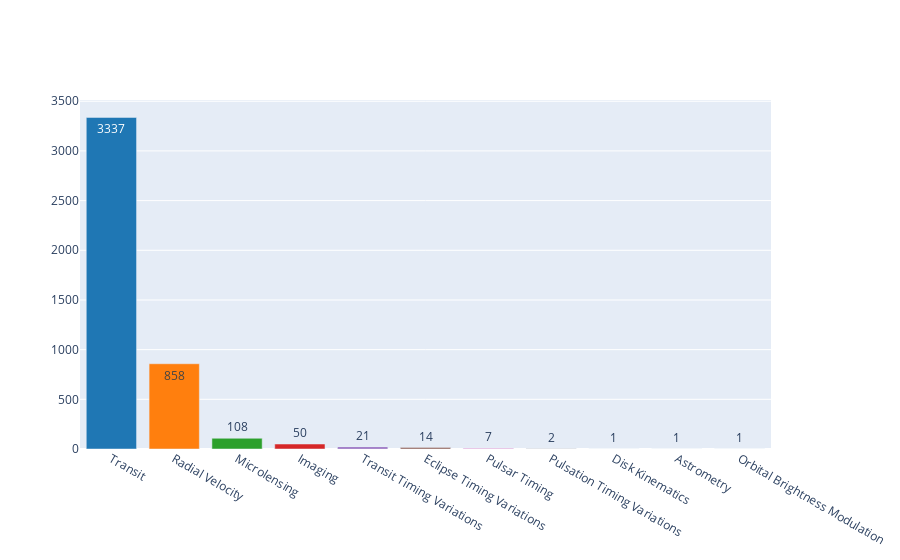

The cell this chart's notebook holds for it:
### Code cell
trace1 = go.Bar(x = df['discoverymethod'].value_counts().index, 
               y = df['discoverymethod'].value_counts(), 
               marker = dict(color = ['rgb(31, 119, 180)', 'rgb(255, 127, 14)',
                       'rgb(44, 160, 44)', 'rgb(214, 39, 40)',
                       'rgb(148, 103, 189)', 'rgb(140, 86, 75)',
                       'rgb(227, 119, 194)', 'rgb(127, 127, 127)',
                       'rgb(188, 189, 34)', 'rgb(23, 190, 207)']),
               text = df['discoverymethod'].value_counts())


layout = go.Layout()

fig = go.Figure(data = trace1, layout = layout)

iplot(fig)

### Figure 1 — Plotly figure (JSON) as saved in the notebook; plotly's stock layout.template omitted (floating-point values rounded to 4 significant figures)
{"data": [{"marker": {"color": ["rgb(31, 119, 180)", "rgb(255, 127, 14)", "rgb(44, 160, 44)", "rgb(214, 39, 40)", "rgb(148, 103, 189)", "rgb(140, 86, 75)", "rgb(227, 119, 194)", "rgb(127, 127, 127)", "rgb(188, 189, 34)", "rgb(23, 190, 207)"]}, "text": ["3337", "858", "108", "50", "21", "14", "7", "2", "1", "1", "1"], "type": "bar", "x": ["Transit", "Radial Velocity", "Microlensing", "Imaging", "Transit Timing Variations", "Eclipse Timing Variations", "Pulsar Timing", "Pulsation Timing Variations", "Disk Kinematics", "Astrometry", "Orbital Brightness Modulation"], "y": [3337, 858, 108, 50, 21, 14, 7, 2, 1, 1, 1]}], "layout": {"autosize": true, "xaxis": {"autorange": true, "range": [-0.5, 10.5], "type": "category"}, "yaxis": {"autorange": true, "range": [0, 3513.0], "type": "linear"}}}
